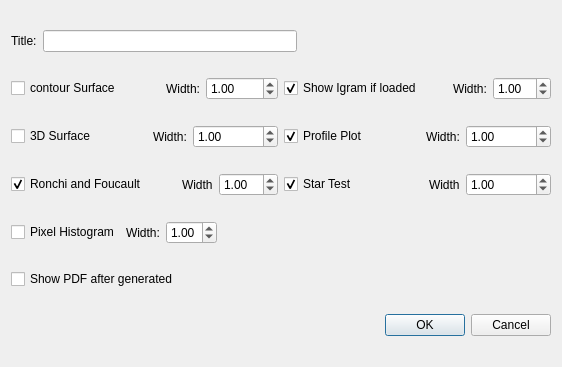
<?xml version="1.0" encoding="UTF-8"?>
<ui version="4.0">
 <class>ReportDlg</class>
 <widget class="QDialog" name="ReportDlg">
  <property name="geometry">
   <rect>
    <x>0</x>
    <y>0</y>
    <width>562</width>
    <height>367</height>
   </rect>
  </property>
  <property name="windowTitle">
   <string>DFTFringe PDF Report</string>
  </property>
  <layout class="QVBoxLayout" name="verticalLayout">
   <item>
    <layout class="QHBoxLayout" name="horizontalLayout">
     <item>
      <widget class="QLabel" name="label">
       <property name="text">
        <string>Title:</string>
       </property>
      </widget>
     </item>
     <item>
      <widget class="QLineEdit" name="title"/>
     </item>
     <item>
      <spacer name="horizontalSpacer">
       <property name="orientation">
        <enum>Qt::Horizontal</enum>
       </property>
       <property name="sizeHint" stdset="0">
        <size>
         <width>40</width>
         <height>20</height>
        </size>
       </property>
      </spacer>
     </item>
    </layout>
   </item>
   <item>
    <layout class="QHBoxLayout" name="horizontalLayout_9">
     <item>
      <layout class="QHBoxLayout" name="horizontalLayout_2">
       <item>
        <widget class="QCheckBox" name="showContour">
         <property name="text">
          <string>contour Surface</string>
         </property>
        </widget>
       </item>
       <item>
        <widget class="QLabel" name="label_2">
         <property name="text">
          <string>Width:</string>
         </property>
         <property name="alignment">
          <set>Qt::AlignRight|Qt::AlignTrailing|Qt::AlignVCenter</set>
         </property>
        </widget>
       </item>
       <item>
        <widget class="QDoubleSpinBox" name="contourWidth">
         <property name="toolTip">
          <string>&lt;html&gt;&lt;head/&gt;&lt;body&gt;&lt;p&gt;If images are cropped on the right size reduce this number. &lt;br/&gt;If images are too small increase this number.&lt;/p&gt;&lt;/body&gt;&lt;/html&gt;</string>
         </property>
         <property name="minimum">
          <double>0.100000000000000</double>
         </property>
         <property name="maximum">
          <double>5.000000000000000</double>
         </property>
         <property name="singleStep">
          <double>0.100000000000000</double>
         </property>
         <property name="value">
          <double>1.000000000000000</double>
         </property>
        </widget>
       </item>
      </layout>
     </item>
     <item>
      <layout class="QHBoxLayout" name="horizontalLayout_5">
       <item>
        <widget class="QCheckBox" name="showIgram">
         <property name="text">
          <string>Show Igram if loaded</string>
         </property>
         <property name="checked">
          <bool>true</bool>
         </property>
        </widget>
       </item>
       <item alignment="Qt::AlignRight">
        <widget class="QLabel" name="label_5">
         <property name="text">
          <string>Width:</string>
         </property>
        </widget>
       </item>
       <item>
        <widget class="QDoubleSpinBox" name="igramWidth">
         <property name="toolTip">
          <string>&lt;html&gt;&lt;head/&gt;&lt;body&gt;&lt;p&gt;If images are cropped on the right size reduce this number. &lt;br/&gt;If images are too small increase this number.&lt;/p&gt;&lt;/body&gt;&lt;/html&gt;</string>
         </property>
         <property name="minimum">
          <double>0.100000000000000</double>
         </property>
         <property name="maximum">
          <double>5.000000000000000</double>
         </property>
         <property name="singleStep">
          <double>0.100000000000000</double>
         </property>
         <property name="value">
          <double>1.000000000000000</double>
         </property>
        </widget>
       </item>
      </layout>
     </item>
    </layout>
   </item>
   <item>
    <layout class="QHBoxLayout" name="horizontalLayout_10">
     <item>
      <layout class="QHBoxLayout" name="horizontalLayout_3">
       <item>
        <widget class="QCheckBox" name="show3D">
         <property name="text">
          <string>3D Surface</string>
         </property>
        </widget>
       </item>
       <item alignment="Qt::AlignRight">
        <widget class="QLabel" name="label_3">
         <property name="text">
          <string>Width:</string>
         </property>
        </widget>
       </item>
       <item>
        <widget class="QDoubleSpinBox" name="SurfaceWidth">
         <property name="toolTip">
          <string>&lt;html&gt;&lt;head/&gt;&lt;body&gt;&lt;p&gt;If images are cropped on the right size reduce this number. &lt;br/&gt;If images are too small increase this number.&lt;/p&gt;&lt;/body&gt;&lt;/html&gt;</string>
         </property>
         <property name="minimum">
          <double>0.100000000000000</double>
         </property>
         <property name="maximum">
          <double>5.000000000000000</double>
         </property>
         <property name="singleStep">
          <double>0.100000000000000</double>
         </property>
         <property name="value">
          <double>1.000000000000000</double>
         </property>
        </widget>
       </item>
      </layout>
     </item>
     <item>
      <layout class="QHBoxLayout" name="horizontalLayout_4">
       <item>
        <widget class="QCheckBox" name="showProfile">
         <property name="text">
          <string>Profile Plot</string>
         </property>
         <property name="checked">
          <bool>true</bool>
         </property>
        </widget>
       </item>
       <item alignment="Qt::AlignRight">
        <widget class="QLabel" name="label_4">
         <property name="text">
          <string>Width:</string>
         </property>
        </widget>
       </item>
       <item>
        <widget class="QDoubleSpinBox" name="profileWidth">
         <property name="toolTip">
          <string>&lt;html&gt;&lt;head/&gt;&lt;body&gt;&lt;p&gt;If images are cropped on the right size reduce this number. &lt;br/&gt;If images are too small increase this number.&lt;/p&gt;&lt;/body&gt;&lt;/html&gt;</string>
         </property>
         <property name="minimum">
          <double>0.100000000000000</double>
         </property>
         <property name="maximum">
          <double>5.000000000000000</double>
         </property>
         <property name="singleStep">
          <double>0.100000000000000</double>
         </property>
         <property name="value">
          <double>1.000000000000000</double>
         </property>
        </widget>
       </item>
      </layout>
     </item>
    </layout>
   </item>
   <item>
    <layout class="QHBoxLayout" name="horizontalLayout_11">
     <item>
      <layout class="QHBoxLayout" name="horizontalLayout_7">
       <item>
        <widget class="QCheckBox" name="showRonchi">
         <property name="text">
          <string>Ronchi and Foucault</string>
         </property>
         <property name="checked">
          <bool>true</bool>
         </property>
        </widget>
       </item>
       <item alignment="Qt::AlignRight">
        <widget class="QLabel" name="label_7">
         <property name="text">
          <string>Width</string>
         </property>
        </widget>
       </item>
       <item>
        <widget class="QDoubleSpinBox" name="ronchiWidth">
         <property name="toolTip">
          <string>&lt;html&gt;&lt;head/&gt;&lt;body&gt;&lt;p&gt;If images are cropped on the right size reduce this number. &lt;br/&gt;If images are too small increase this number.&lt;/p&gt;&lt;/body&gt;&lt;/html&gt;</string>
         </property>
         <property name="minimum">
          <double>0.100000000000000</double>
         </property>
         <property name="maximum">
          <double>5.000000000000000</double>
         </property>
         <property name="singleStep">
          <double>0.100000000000000</double>
         </property>
         <property name="value">
          <double>1.000000000000000</double>
         </property>
        </widget>
       </item>
      </layout>
     </item>
     <item>
      <layout class="QHBoxLayout" name="horizontalLayout_6">
       <item>
        <widget class="QCheckBox" name="showStarTest">
         <property name="text">
          <string>Star Test</string>
         </property>
         <property name="checked">
          <bool>true</bool>
         </property>
        </widget>
       </item>
       <item alignment="Qt::AlignRight">
        <widget class="QLabel" name="label_6">
         <property name="text">
          <string>Width</string>
         </property>
        </widget>
       </item>
       <item>
        <widget class="QDoubleSpinBox" name="startestWidth">
         <property name="toolTip">
          <string>&lt;html&gt;&lt;head/&gt;&lt;body&gt;&lt;p&gt;If images are cropped on the right size reduce this number. &lt;br/&gt;If images are too small increase this number.&lt;/p&gt;&lt;/body&gt;&lt;/html&gt;</string>
         </property>
         <property name="minimum">
          <double>0.100000000000000</double>
         </property>
         <property name="maximum">
          <double>5.000000000000000</double>
         </property>
         <property name="singleStep">
          <double>0.100000000000000</double>
         </property>
         <property name="value">
          <double>1.000000000000000</double>
         </property>
        </widget>
       </item>
      </layout>
     </item>
    </layout>
   </item>
   <item>
    <layout class="QHBoxLayout" name="horizontalLayout_8">
     <item>
      <widget class="QCheckBox" name="showHistogram">
       <property name="text">
        <string>Pixel Histogram</string>
       </property>
       <property name="checked">
        <bool>false</bool>
       </property>
      </widget>
     </item>
     <item alignment="Qt::AlignRight">
      <widget class="QLabel" name="label_8">
       <property name="text">
        <string>Width:</string>
       </property>
      </widget>
     </item>
     <item>
      <widget class="QDoubleSpinBox" name="pixelHistoWidth">
       <property name="toolTip">
        <string>&lt;html&gt;&lt;head/&gt;&lt;body&gt;&lt;p&gt;If images are cropped on the right size reduce this number. &lt;br/&gt;If images are too small increase this number.&lt;/p&gt;&lt;/body&gt;&lt;/html&gt;</string>
       </property>
       <property name="minimum">
        <double>0.100000000000000</double>
       </property>
       <property name="maximum">
        <double>5.000000000000000</double>
       </property>
       <property name="singleStep">
        <double>0.100000000000000</double>
       </property>
       <property name="value">
        <double>1.000000000000000</double>
       </property>
      </widget>
     </item>
     <item>
      <spacer name="horizontalSpacer_2">
       <property name="orientation">
        <enum>Qt::Horizontal</enum>
       </property>
       <property name="sizeHint" stdset="0">
        <size>
         <width>40</width>
         <height>20</height>
        </size>
       </property>
      </spacer>
     </item>
    </layout>
   </item>
   <item>
    <widget class="QCheckBox" name="showPDF">
     <property name="text">
      <string>Show PDF after generated</string>
     </property>
    </widget>
   </item>
   <item>
    <widget class="QDialogButtonBox" name="buttonBox">
     <property name="orientation">
      <enum>Qt::Horizontal</enum>
     </property>
     <property name="standardButtons">
      <set>QDialogButtonBox::Cancel|QDialogButtonBox::Ok</set>
     </property>
    </widget>
   </item>
  </layout>
 </widget>
 <resources/>
 <connections>
  <connection>
   <sender>buttonBox</sender>
   <signal>accepted()</signal>
   <receiver>ReportDlg</receiver>
   <slot>accept()</slot>
   <hints>
    <hint type="sourcelabel">
     <x>248</x>
     <y>254</y>
    </hint>
    <hint type="destinationlabel">
     <x>157</x>
     <y>274</y>
    </hint>
   </hints>
  </connection>
  <connection>
   <sender>buttonBox</sender>
   <signal>rejected()</signal>
   <receiver>ReportDlg</receiver>
   <slot>reject()</slot>
   <hints>
    <hint type="sourcelabel">
     <x>316</x>
     <y>260</y>
    </hint>
    <hint type="destinationlabel">
     <x>286</x>
     <y>274</y>
    </hint>
   </hints>
  </connection>
 </connections>
</ui>
